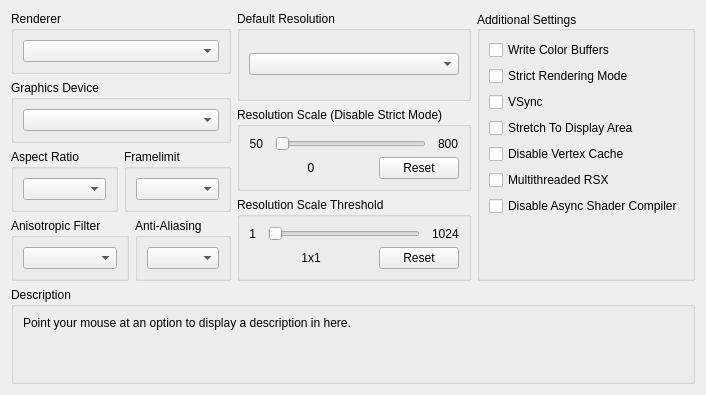
     <widget class="QWidget" name="gpuTab">
      <attribute name="title">
       <string>GPU</string>
      </attribute>
      <layout class="QVBoxLayout" name="verticalLayout_61">
       <item>
        <layout class="QHBoxLayout" name="horizontalLayout_4" stretch="1,1,1">
         <item>
          <layout class="QVBoxLayout" name="verticalLayout_7">
           <item>
            <widget class="QGroupBox" name="gb_renderer">
             <property name="title">
              <string>Renderer</string>
             </property>
             <layout class="QVBoxLayout" name="verticalLayout_19">
              <item>
               <widget class="QComboBox" name="renderBox"/>
              </item>
             </layout>
            </widget>
           </item>
           <item>
            <widget class="QGroupBox" name="gb_graphicsAdapter">
             <property name="title">
              <string>Graphics Device</string>
             </property>
             <layout class="QVBoxLayout" name="verticalLayout_18">
              <item>
               <widget class="QComboBox" name="graphicsAdapterBox"/>
              </item>
             </layout>
            </widget>
           </item>
           <item>
            <layout class="QHBoxLayout" name="horizontalLayout_3" stretch="1,1">
             <item>
              <widget class="QGroupBox" name="gb_aspectRatio">
               <property name="title">
                <string>Aspect Ratio</string>
               </property>
               <layout class="QVBoxLayout" name="verticalLayout_14">
                <item>
                 <widget class="QComboBox" name="aspectBox"/>
                </item>
               </layout>
              </widget>
             </item>
             <item>
              <widget class="QGroupBox" name="gb_frameLimit">
               <property name="title">
                <string>Framelimit</string>
               </property>
               <layout class="QVBoxLayout" name="verticalLayout_15">
                <item>
                 <widget class="QComboBox" name="frameLimitBox"/>
                </item>
               </layout>
              </widget>
             </item>
            </layout>
           </item>
           <item>
            <widget class="QWidget" name="widget" native="true">
             <layout class="QHBoxLayout" name="horizontalLayout_22" stretch="1,1">
              <property name="leftMargin">
               <number>0</number>
              </property>
              <property name="topMargin">
               <number>0</number>
              </property>
              <property name="rightMargin">
               <number>0</number>
              </property>
              <property name="bottomMargin">
               <number>0</number>
              </property>
              <item>
               <widget class="QGroupBox" name="gb_anisotropicFilter">
                <property name="title">
                 <string>Anisotropic Filter</string>
                </property>
                <layout class="QVBoxLayout" name="verticalLayout_54">
                 <item>
                  <widget class="QComboBox" name="anisotropicFilterOverride"/>
                 </item>
                </layout>
               </widget>
              </item>
              <item>
               <widget class="QGroupBox" name="gb_antiAliasing">
                <property name="title">
                 <string>Anti-Aliasing</string>
                </property>
                <layout class="QVBoxLayout" name="verticalLayout_56">
                 <item>
                  <widget class="QComboBox" name="antiAliasing"/>
                 </item>
                </layout>
               </widget>
              </item>
             </layout>
            </widget>
           </item>
          </layout>
         </item>
         <item>
          <layout class="QVBoxLayout" name="verticalLayout_21">
           <item>
            <widget class="QGroupBox" name="gb_default_resolution">
             <property name="title">
              <string>Default Resolution</string>
             </property>
             <layout class="QVBoxLayout" name="verticalLayout_22">
              <item>
               <widget class="QComboBox" name="resBox"/>
              </item>
             </layout>
            </widget>
           </item>
           <item>
            <layout class="QVBoxLayout" name="verticalLayout_59">
             <property name="spacing">
              <number>6</number>
             </property>
             <property name="leftMargin">
              <number>0</number>
             </property>
             <item>
              <widget class="QGroupBox" name="gb_resolutionScale">
               <property name="title">
                <string>Resolution Scale (Disable Strict Mode)</string>
               </property>
               <layout class="QVBoxLayout" name="verticalLayout_29">
                <item>
                 <widget class="QWidget" name="widget_9" native="true">
                  <layout class="QHBoxLayout" name="horizontalLayout_23" stretch="0,1,0">
                   <property name="spacing">
                    <number>12</number>
                   </property>
                   <property name="leftMargin">
                    <number>0</number>
                   </property>
                   <property name="topMargin">
                    <number>0</number>
                   </property>
                   <property name="rightMargin">
                    <number>0</number>
                   </property>
                   <property name="bottomMargin">
                    <number>0</number>
                   </property>
                   <item>
                    <widget class="QLabel" name="resolutionScaleMin">
                     <property name="text">
                      <string>50</string>
                     </property>
                     <property name="alignment">
                      <set>Qt::AlignRight|Qt::AlignTrailing|Qt::AlignVCenter</set>
                     </property>
                    </widget>
                   </item>
                   <item>
                    <widget class="QSlider" name="resolutionScale">
                     <property name="orientation">
                      <enum>Qt::Horizontal</enum>
                     </property>
                    </widget>
                   </item>
                   <item>
                    <widget class="QLabel" name="resolutionScaleMax">
                     <property name="text">
                      <string>800</string>
                     </property>
                    </widget>
                   </item>
                  </layout>
                 </widget>
                </item>
                <item>
                 <layout class="QHBoxLayout" name="horizontalLayout_25" stretch="1,0">
                  <item>
                   <widget class="QLabel" name="resolutionScaleVal">
                    <property name="text">
                     <string>0</string>
                    </property>
                    <property name="alignment">
                     <set>Qt::AlignCenter</set>
                    </property>
                   </widget>
                  </item>
                  <item>
                   <widget class="QPushButton" name="resolutionScaleReset">
                    <property name="text">
                     <string>Reset</string>
                    </property>
                   </widget>
                  </item>
                 </layout>
                </item>
               </layout>
              </widget>
             </item>
             <item>
              <widget class="QGroupBox" name="gb_minimumScalableDimension">
               <property name="title">
                <string>Resolution Scale Threshold</string>
               </property>
               <layout class="QVBoxLayout" name="verticalLayout_57">
                <item>
                 <layout class="QHBoxLayout" name="horizontalLayout_24" stretch="0,1,0">
                  <property name="spacing">
                   <number>12</number>
                  </property>
                  <item>
                   <widget class="QLabel" name="minimumScalableDimensionMin">
                    <property name="text">
                     <string>1</string>
                    </property>
                    <property name="alignment">
                     <set>Qt::AlignRight|Qt::AlignTrailing|Qt::AlignVCenter</set>
                    </property>
                   </widget>
                  </item>
                  <item>
                   <widget class="QSlider" name="minimumScalableDimension">
                    <property name="orientation">
                     <enum>Qt::Horizontal</enum>
                    </property>
                   </widget>
                  </item>
                  <item>
                   <widget class="QLabel" name="minimumScalableDimensionMax">
                    <property name="text">
                     <string>1024</string>
                    </property>
                   </widget>
                  </item>
                 </layout>
                </item>
                <item>
                 <layout class="QHBoxLayout" name="horizontalLayout_26" stretch="1,0">
                  <item>
                   <widget class="QLabel" name="minimumScalableDimensionVal">
                    <property name="text">
                     <string>1x1</string>
                    </property>
                    <property name="alignment">
                     <set>Qt::AlignCenter</set>
                    </property>
                   </widget>
                  </item>
                  <item>
                   <widget class="QPushButton" name="minimumScalableDimensionReset">
                    <property name="text">
                     <string>Reset</string>
                    </property>
                   </widget>
                  </item>
                 </layout>
                </item>
               </layout>
              </widget>
             </item>
            </layout>
           </item>
          </layout>
         </item>
         <item>
          <widget class="QGroupBox" name="groupBox_46">
           <property name="sizePolicy">
            <sizepolicy hsizetype="Preferred" vsizetype="Preferred">
             <horstretch>0</horstretch>
             <verstretch>0</verstretch>
            </sizepolicy>
           </property>
           <property name="title">
            <string>Additional Settings</string>
           </property>
           <property name="alignment">
            <set>Qt::AlignLeading|Qt::AlignLeft|Qt::AlignVCenter</set>
           </property>
           <layout class="QVBoxLayout" name="verticalLayout_16">
            <item>
             <widget class="QCheckBox" name="dumpColor">
              <property name="text">
               <string>Write Color Buffers</string>
              </property>
             </widget>
            </item>
            <item>
             <widget class="QCheckBox" name="scrictModeRendering">
              <property name="text">
               <string>Strict Rendering Mode</string>
              </property>
             </widget>
            </item>
            <item>
             <widget class="QCheckBox" name="vsync">
              <property name="text">
               <string>VSync</string>
              </property>
             </widget>
            </item>
            <item>
             <widget class="QCheckBox" name="stretchToDisplayArea">
              <property name="text">
               <string>Stretch To Display Area</string>
              </property>
             </widget>
            </item>
            <item>
             <widget class="QCheckBox" name="disableVertexCache">
              <property name="text">
               <string>Disable Vertex Cache</string>
              </property>
             </widget>
            </item>
            <item>
             <widget class="QCheckBox" name="multithreadedRSX">
              <property name="text">
               <string>Multithreaded RSX</string>
              </property>
             </widget>
            </item>
            <item>
             <widget class="QCheckBox" name="disableAsyncShaders">
              <property name="text">
               <string>Disable Async Shader Compiler</string>
              </property>
             </widget>
            </item>
            <item>
             <spacer name="verticalSpacer_12">
              <property name="orientation">
               <enum>Qt::Vertical</enum>
              </property>
              <property name="sizeType">
               <enum>QSizePolicy::MinimumExpanding</enum>
              </property>
              <property name="sizeHint" stdset="0">
               <size>
                <width>0</width>
                <height>0</height>
               </size>
              </property>
             </spacer>
            </item>
           </layout>
          </widget>
         </item>
        </layout>
       </item>
       <item>
        <spacer name="verticalSpacer_3">
         <property name="orientation">
          <enum>Qt::Vertical</enum>
         </property>
         <property name="sizeType">
          <enum>QSizePolicy::MinimumExpanding</enum>
         </property>
         <property name="sizeHint" stdset="0">
          <size>
           <width>0</width>
           <height>0</height>
          </size>
         </property>
        </spacer>
       </item>
       <item>
        <widget class="QGroupBox" name="groupBox_47">
         <property name="title">
          <string>Description</string>
         </property>
         <layout class="QHBoxLayout" name="horizontalLayout_5">
          <item>
           <widget class="QLabel" name="description_gpu">
            <property name="text">
             <string>Point your mouse at an option to display a description in here.


</string>
            </property>
            <property name="textFormat">
             <enum>Qt::PlainText</enum>
            </property>
            <property name="alignment">
             <set>Qt::AlignLeading|Qt::AlignLeft|Qt::AlignTop</set>
            </property>
            <property name="wordWrap">
             <bool>true</bool>
            </property>
           </widget>
          </item>
         </layout>
        </widget>
       </item>
      </layout>
     </widget>
